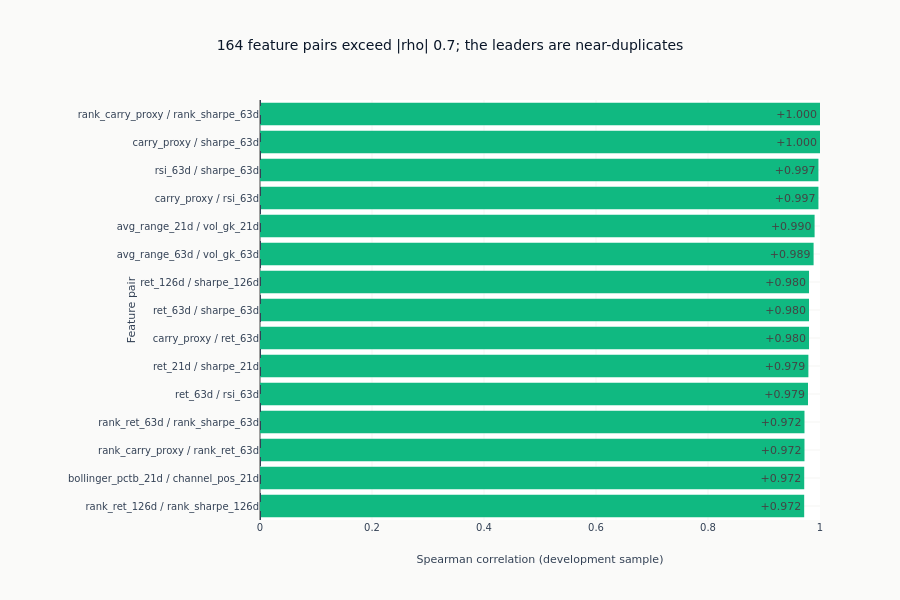

The cell this chart's notebook holds for it:
### Markdown cell above
### A Few Near-Duplicate Pairs Drive the Redundancy

A 51-by-51 heatmap is illegible at notebook width. The ranked pair chart
preserves the actionable information: which features are most redundant and
whether their relationship is positive or negative.

### Code cell
_sample_dates = eval_df["timestamp"].unique().sort().gather_every(5)
_corr_data = (
    eval_df.filter(pl.col("timestamp").is_in(_sample_dates))
    .select(FEATURE_COLS)
    .to_pandas()
    .corr(method="spearman")
)
high_corr_pairs = [
    (f1, f2, float(_corr_data.loc[f1, f2]))
    for f1, f2 in combinations(_corr_data.columns, 2)
    if abs(_corr_data.loc[f1, f2]) > 0.7
]
_top_corr = sorted(high_corr_pairs, key=lambda row: abs(row[2]))[-15:]
_corr_axis_range = [-1, 1] if any(corr < 0 for _, _, corr in _top_corr) else [0, 1]

fig = go.Figure(
    go.Bar(
        x=[corr for _, _, corr in _top_corr],
        y=[f"{f1} / {f2}" for f1, f2, _ in _top_corr],
        orientation="h",
        marker_color=[
            COLORS["positive"] if corr > 0 else COLORS["negative"] for _, _, corr in _top_corr
        ],
        text=[f"{corr:+.3f}" for _, _, corr in _top_corr],
        textposition="inside",
        showlegend=False,
    )
)
fig.update_layout(
    title=f"{len(high_corr_pairs)} feature pairs exceed |rho| 0.7; the leaders are near-duplicates",
    xaxis_title="Spearman correlation (development sample)",
    yaxis_title="Feature pair",
    xaxis_range=_corr_axis_range,
    height=600,
    margin=dict(l=260),
)
fig.add_vline(x=0, line_dash="dash", line_color=COLORS["neutral"])
fig.show()

### Figure 1 — Plotly figure (JSON) as saved in the notebook; plotly's stock layout.template omitted (floating-point values rounded to 4 significant figures)
{"data": [{"marker": {"color": ["#10b981", "#10b981", "#10b981", "#10b981", "#10b981", "#10b981", "#10b981", "#10b981", "#10b981", "#10b981", "#10b981", "#10b981", "#10b981", "#10b981", "#10b981"]}, "orientation": "h", "showlegend": false, "text": ["+0.972", "+0.972", "+0.972", "+0.972", "+0.979", "+0.979", "+0.980", "+0.980", "+0.980", "+0.989", "+0.990", "+0.997", "+0.997", "+1.000", "+1.000"], "textposition": "inside", "type": "bar", "x": [0.9718, 0.9718, 0.9723, 0.9723, 0.9786, 0.9792, 0.9803, 0.9803, 0.9804, 0.9885, 0.9904, 0.9972, 0.9972, 1.0, 1.0], "y": ["rank_ret_126d / rank_sharpe_126d", "bollinger_pctb_21d / channel_pos_21d", "rank_carry_proxy / rank_ret_63d", "rank_ret_63d / rank_sharpe_63d", "ret_63d / rsi_63d", "ret_21d / sharpe_21d", "carry_proxy / ret_63d", "ret_63d / sharpe_63d", "ret_126d / sharpe_126d", "avg_range_63d / vol_gk_63d", "avg_range_21d / vol_gk_21d", "carry_proxy / rsi_63d", "rsi_63d / sharpe_63d", "carry_proxy / sharpe_63d", "rank_carry_proxy / rank_sharpe_63d"]}], "layout": {"height": 600, "margin": {"l": 260}, "shapes": [{"line": {"color": "#334155", "dash": "dash"}, "type": "line", "x0": 0, "x1": 0, "xref": "x", "y0": 0, "y1": 1, "yref": "y domain"}], "title": {"text": "164 feature pairs exceed |rho| 0.7; the leaders are near-duplicates"}, "xaxis": {"range": [0, 1], "title": {"text": "Spearman correlation (development sample)"}}, "yaxis": {"title": {"text": "Feature pair"}}}}
